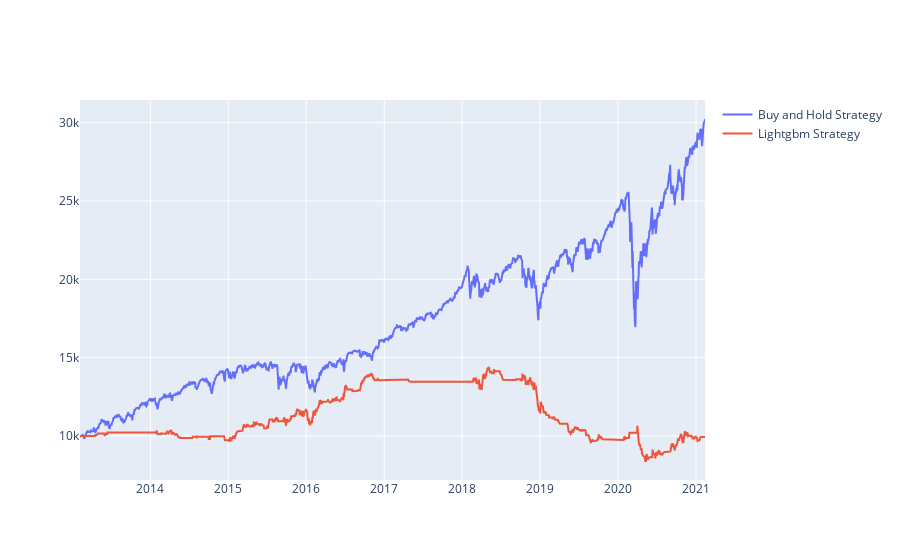

Notebook cell for this chart:
### Code cell
# show simulated trading vs buy and hold as benchmark
buy_and_hold_result = eval_buy_and_hold(prediction_results, data)
strategy_result = eval_strategy(prediction_results, data)
print('Max Drawdown:')
print('  - Buy and Hold:', str(round(100*min(buy_and_hold_result.draw_down),2))+'%')
print('  - LGB Strategy:', str(round(100*min(strategy_result.draw_down),2))+'%')
print('  - Longs:', sum(strategy_result.actions=='long'))
print('  - Shorts:', sum(strategy_result.actions=='short'))
print('  - Liquidate:', sum(strategy_result.actions=='liquidate'))

#align index number
strategy_result.index = prediction_results.index
buy_and_hold_result.index = prediction_results.index
#insert based on index number
def plot_result(data, benchmark, strategy):
    data = data[:] # making a copy so original data isn't altered.
    data.insert(1,'BNH_Strategy', benchmark.ending_balance)
    data.insert(1,'LGB_Strategy', strategy.ending_balance)
    data.insert(1,'LGB_Ending_Balance_Percent_Change', strategy.ending_balance_percent_change)
    
    fig = go.Figure()
    fig.add_trace(go.Scatter(x=data.date[data.BNH_Strategy.notnull()], y=data.BNH_Strategy[data.BNH_Strategy.notnull()], mode='lines', name='Buy and Hold Strategy'))
    fig.add_trace(go.Scatter(x=data.date[data.BNH_Strategy.notnull()], y=data.LGB_Strategy[data.BNH_Strategy.notnull()], mode='lines', name='Lightgbm Strategy'))
    fig.show()
    return data
trading_data = plot_result(data, buy_and_hold_result, strategy_result)

### Figure 1 — Plotly figure (JSON) as saved in the notebook; plotly's stock layout.template omitted (floating-point values rounded to 4 significant figures; data arrays with more than 128 entries replaced by an {"elided": "..."} marker saying what was removed)
{"data": [{"mode": "lines", "name": "Buy and Hold Strategy", "type": "scatter", "x": {"elided": "2021 str values"}, "y": {"elided": "2021 float values"}}, {"mode": "lines", "name": "Lightgbm Strategy", "type": "scatter", "x": {"elided": "2021 str values"}, "y": {"elided": "2021 float values"}}], "layout": {}}
